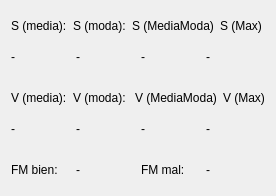
                    <widget class="QWidget" name="tab_7">
                     <property name="styleSheet">
                      <string notr="true">* {font: 63 oblique 12pt &quot;URW Gothic&quot;;}</string>
                     </property>
                     <attribute name="title">
                      <string>Imagen Correcta</string>
                     </attribute>
                     <layout class="QVBoxLayout" name="verticalLayout_13" stretch="3,2,1,3,2,1,3">
                      <item>
                       <layout class="QHBoxLayout" name="horizontalLayout_32">
                        <item>
                         <widget class="QLabel" name="label_35">
                          <property name="styleSheet">
                           <string notr="true"/>
                          </property>
                          <property name="text">
                           <string>S (media):</string>
                          </property>
                         </widget>
                        </item>
                        <item>
                         <widget class="QLabel" name="label_36">
                          <property name="styleSheet">
                           <string notr="true"/>
                          </property>
                          <property name="text">
                           <string>S (moda):</string>
                          </property>
                         </widget>
                        </item>
                        <item>
                         <widget class="QLabel" name="label_37">
                          <property name="styleSheet">
                           <string notr="true"/>
                          </property>
                          <property name="text">
                           <string>S (MediaModa)</string>
                          </property>
                         </widget>
                        </item>
                        <item>
                         <widget class="QLabel" name="label_38">
                          <property name="styleSheet">
                           <string notr="true"/>
                          </property>
                          <property name="text">
                           <string>S (Max)</string>
                          </property>
                         </widget>
                        </item>
                       </layout>
                      </item>
                      <item>
                       <layout class="QHBoxLayout" name="horizontalLayout_33">
                        <item>
                         <widget class="QLabel" name="label_smedia_3">
                          <property name="styleSheet">
                           <string notr="true">font: 63 oblique 20pt &quot;URW Gothic&quot;;</string>
                          </property>
                          <property name="text">
                           <string>-</string>
                          </property>
                         </widget>
                        </item>
                        <item>
                         <widget class="QLabel" name="label_smoda_3">
                          <property name="styleSheet">
                           <string notr="true">font: 63 oblique 20pt &quot;URW Gothic&quot;;</string>
                          </property>
                          <property name="text">
                           <string>-</string>
                          </property>
                         </widget>
                        </item>
                        <item>
                         <widget class="QLabel" name="label_smedmod_2">
                          <property name="styleSheet">
                           <string notr="true">font: 63 oblique 20pt &quot;URW Gothic&quot;;</string>
                          </property>
                          <property name="text">
                           <string>-</string>
                          </property>
                         </widget>
                        </item>
                        <item>
                         <widget class="QLabel" name="label_smax_2">
                          <property name="styleSheet">
                           <string notr="true">font: 63 oblique 20pt &quot;URW Gothic&quot;;</string>
                          </property>
                          <property name="text">
                           <string>-</string>
                          </property>
                         </widget>
                        </item>
                       </layout>
                      </item>
                      <item>
                       <spacer name="verticalSpacer_7">
                        <property name="orientation">
                         <enum>Qt::Vertical</enum>
                        </property>
                        <property name="sizeHint" stdset="0">
                         <size>
                          <width>20</width>
                          <height>40</height>
                         </size>
                        </property>
                       </spacer>
                      </item>
                      <item>
                       <layout class="QHBoxLayout" name="horizontalLayout_34">
                        <item>
                         <widget class="QLabel" name="label_39">
                          <property name="styleSheet">
                           <string notr="true"/>
                          </property>
                          <property name="text">
                           <string>V (media):</string>
                          </property>
                         </widget>
                        </item>
                        <item>
                         <widget class="QLabel" name="label_40">
                          <property name="text">
                           <string>V (moda): </string>
                          </property>
                         </widget>
                        </item>
                        <item>
                         <widget class="QLabel" name="label_41">
                          <property name="text">
                           <string>V (MediaModa)</string>
                          </property>
                         </widget>
                        </item>
                        <item>
                         <widget class="QLabel" name="label_42">
                          <property name="text">
                           <string>V (Max)</string>
                          </property>
                         </widget>
                        </item>
                       </layout>
                      </item>
                      <item>
                       <layout class="QHBoxLayout" name="horizontalLayout_35">
                        <item>
                         <widget class="QLabel" name="label_vmedia_3">
                          <property name="styleSheet">
                           <string notr="true">font: 63 oblique 20pt &quot;URW Gothic&quot;;</string>
                          </property>
                          <property name="text">
                           <string>-</string>
                          </property>
                         </widget>
                        </item>
                        <item>
                         <widget class="QLabel" name="label_vmoda_3">
                          <property name="styleSheet">
                           <string notr="true">font: 63 oblique 20pt &quot;URW Gothic&quot;;</string>
                          </property>
                          <property name="text">
                           <string>-</string>
                          </property>
                         </widget>
                        </item>
                        <item>
                         <widget class="QLabel" name="label_vmedmod_2">
                          <property name="styleSheet">
                           <string notr="true">font: 63 oblique 20pt &quot;URW Gothic&quot;;</string>
                          </property>
                          <property name="text">
                           <string>-</string>
                          </property>
                         </widget>
                        </item>
                        <item>
                         <widget class="QLabel" name="label_vmax_2">
                          <property name="styleSheet">
                           <string notr="true">font: 63 oblique 20pt &quot;URW Gothic&quot;;</string>
                          </property>
                          <property name="text">
                           <string>-</string>
                          </property>
                         </widget>
                        </item>
                       </layout>
                      </item>
                      <item>
                       <spacer name="verticalSpacer_8">
                        <property name="orientation">
                         <enum>Qt::Vertical</enum>
                        </property>
                        <property name="sizeHint" stdset="0">
                         <size>
                          <width>20</width>
                          <height>40</height>
                         </size>
                        </property>
                       </spacer>
                      </item>
                      <item>
                       <layout class="QHBoxLayout" name="horizontalLayout_36">
                        <item>
                         <widget class="QLabel" name="label_43">
                          <property name="styleSheet">
                           <string notr="true"/>
                          </property>
                          <property name="text">
                           <string>FM bien:</string>
                          </property>
                         </widget>
                        </item>
                        <item>
                         <widget class="QLabel" name="label_fmbien_2">
                          <property name="styleSheet">
                           <string notr="true">font: 63 oblique 18pt &quot;URW Gothic&quot;;</string>
                          </property>
                          <property name="text">
                           <string>-</string>
                          </property>
                         </widget>
                        </item>
                        <item>
                         <widget class="QLabel" name="label_44">
                          <property name="styleSheet">
                           <string notr="true"/>
                          </property>
                          <property name="text">
                           <string>FM mal:</string>
                          </property>
                         </widget>
                        </item>
                        <item>
                         <widget class="QLabel" name="label_fmmal_2">
                          <property name="styleSheet">
                           <string notr="true">font: 63 oblique 18pt &quot;URW Gothic&quot;;</string>
                          </property>
                          <property name="text">
                           <string>-</string>
                          </property>
                         </widget>
                        </item>
                       </layout>
                      </item>
                     </layout>
                    </widget>
